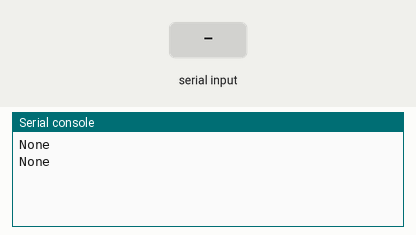
This program was run on a simulated ESP32 board running MicroPython. Shown: the last lines printed to the serial console. Inputs (shaded band) come from the test bench.

Above: at 1.2 s.
1.3 s: "1" received over the second serial link
At 2.8 s:
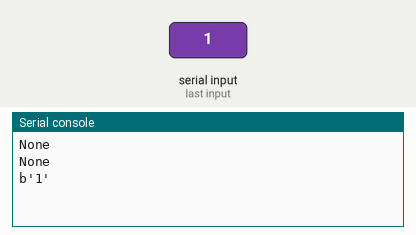
3.5 s: "0" received over the second serial link
At 4.6 s:
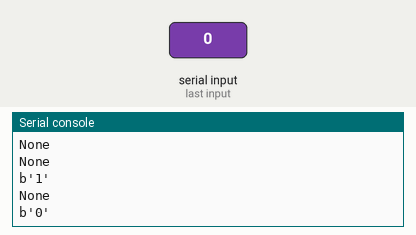
5.0 s: "2" received over the second serial link
At 5.4 s:
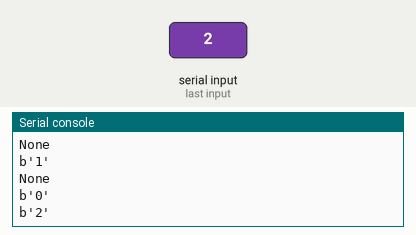

The program:

UART_Read_test.py
```python
# Manuel Lameira
# LoRa E32 UART mode

# Test of UART conection with ESP32 and Ebyte E32

# E32 --> ESP32
# ---------------
# GND --> GND
# VCC --> VCC
# AUX -->
# TX  --> RX (UART 2) 17
# RX  --> TX (UART 2) 16
# M1  -->
# M0  -->

from machine import UART, Pin
from time import sleep


uart = UART(2, 9600)
uart.init(9600, bits=8, parity=None, stop=1)

while True==True:
  val = uart.read()
  print(val)
  sleep(1)

# from machine import I2C, Pin
# import utime
# from machine import UART

# uart = UART(0, 9600)
# uart.init(9600)

# while True==True:
#   val = uart.read()
#   print(val)
#   utime.sleep(1)
```

Measured:
- after the input at 1.3 s, the serial console: prints a new line after 0.70 s (image 1)
- after the input at 3.5 s, the serial console: prints a new line after 0.50 s (image 2)
- after the input at 5.0 s, the serial console: prints a new line at once (image 3)
